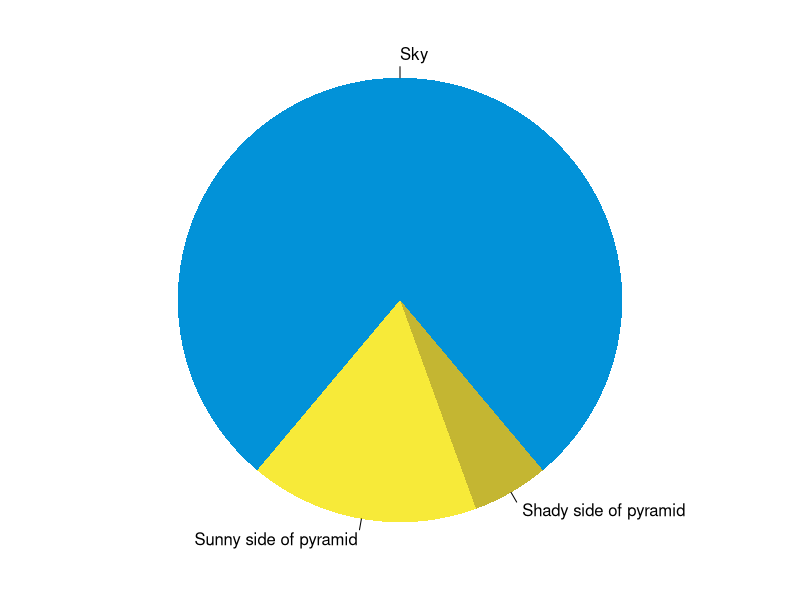
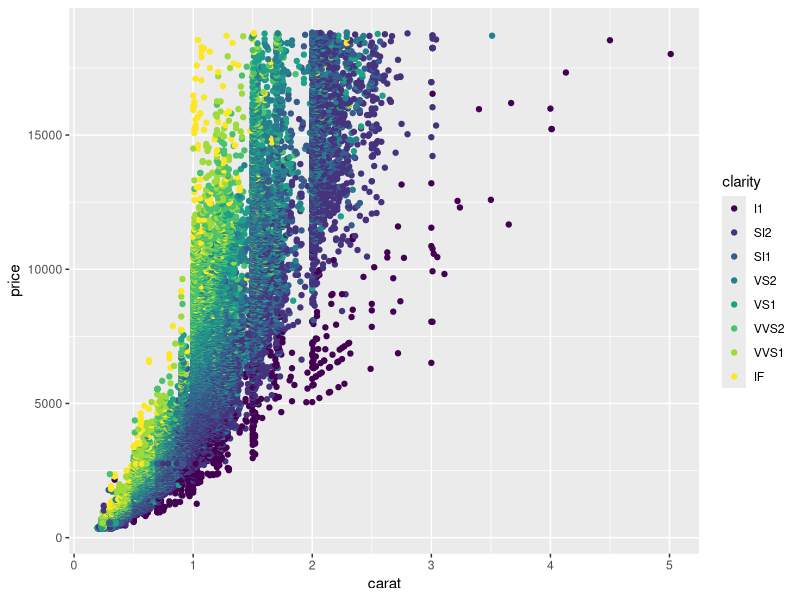

Here is the R script that generated these plots, in order:
## ---- chunk 1
knitr::opts_chunk$set(collapse = TRUE)
## ---- chunk 2
summary(cars)
fit <- lm(dist ~ speed, data = cars)
fit
## ---- chunk 3
par(mar = c(0, 1, 0, 1))
pie(
  c(280, 60, 20),
  c('Sky', 'Sunny side of pyramid', 'Shady side of pyramid'),
  col = c('#0292D8', '#F7EA39', '#C4B632'),
  init.angle = -50, border = NA
)
## ---- chunk 4
library(ggplot2)
ggplot(diamonds, aes(x=carat, y=price, color=clarity)) + geom_point()
